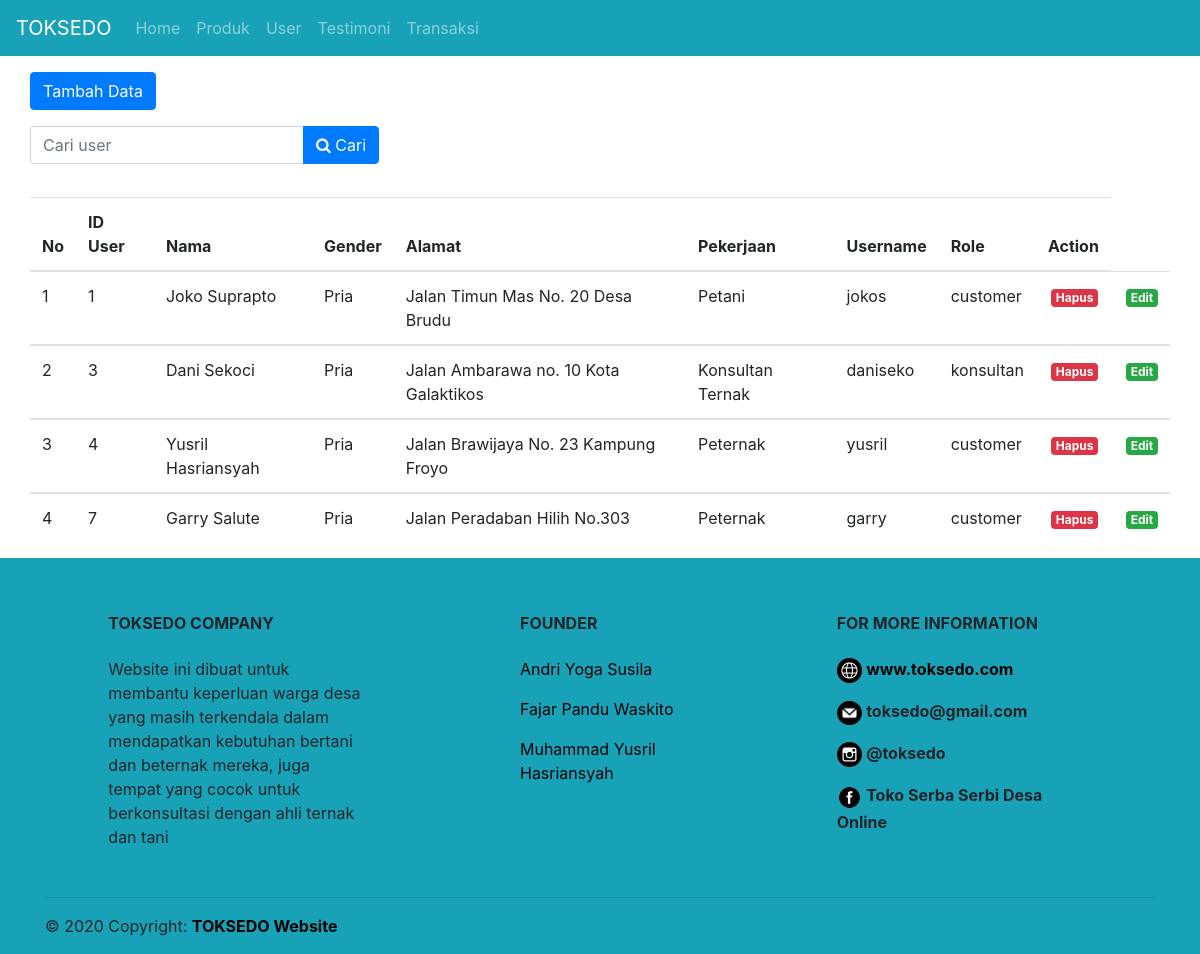
The app's page /index.php/admin/user with its own data.
### tables this page shows
CREATE TABLE `user` (
  `idUser` int(30) NOT NULL,
  `gambarProfil` varchar(100) DEFAULT NULL,
  `nama` varchar(50) NOT NULL,
  `gender` varchar(10) DEFAULT NULL,
  `alamat` varchar(255) DEFAULT NULL,
  `pekerjaan` varchar(20) DEFAULT NULL,
  `username` varchar(50) NOT NULL,
  `password` varchar(50) NOT NULL,
  `level` varchar(12) NOT NULL
);

### application/controllers/admin.php (called while the page is built, shortened)
<?php
class admin extends CI_Controller {
    public function __construct(){
        $this->load->helper('url');
        $this->load->helper('form');
        $this->load->model('login_model');
        $this->load->model('produk_model');
        $this->load->model('testimoni_model');
        $this->load->model('transaksi_model');
    }
    public function user()
    {
        $data['title'] = "Manage User";
        $list['user'] = $this->login_model->getAllUser();
        $this->load->view('admin/template/header_admin',$data);
        $this->load->view('admin/user',$list);
        $this->load->view('admin/template/footer_admin');
    }
}

### index.php (called while the page is built, shortened)
<?php
require_once BASEPATH.'core/CodeIgniter.php';

### application/models/login_model.php (called while the page is built, shortened)
<?php
class login_model extends CI_Model {
    public function getAllUser(){
        return $this->db->get('user')->result_array();
    }
}
?>

### application/views/admin/user.php (the view, shortened to what this page needs)
<div class="container">
    <div class="row mt-3">
        <a href="<?= base_url(); ?>admin/tambahuser" class="btn btn-primary">Tambah Data</a>
    </div>
    <div class="row mt-3">
        <form action="" method="POST">
            <div class="input-group mb-3">
                <input type="text" class="form-control" placeholder="Cari user" name="keyword" aria-label="Recipient's username" aria-describedby="basic-addon2">
                <div class="input-group-append">
                    <button class="btn btn-primary" type="submit"><i class="fa fa-search"></i> Cari</button>
                </div>
            </div>
        </form>
    </div>
    <div class="row mt-3">
        <div class="col-md-6">
        </div>
        <table class="table table-hover">
            <thead>
                <tr>
                    <th scope="col">No</th>
                    <th scope="col">ID User</th>
                    <th scope="col">Nama</th>
                    <th scope="col">Gender</th>
                    <th scope="col">Alamat</th>
                    <th scope="col">Pekerjaan</th>
                    <th scope="col">Username</th>
                    <th scope="col">Role</th>
                    <th scope="col">Action</th>
                </tr>
            </thead>
            <?php
            $no = 1;
            ?>
            <?php foreach ($user as $usr) :
            ?>
                <?php if($usr['level'] != "admin"):?>
                <tbody>
                    <tr>
                        <td> <?php echo $no; ?> </td>
                        <td><?= $usr['idUser']; ?></td>
                        <td><?= $usr['nama']; ?></td>
                        <td><?= $usr['gender']; ?></td>
                        <td><?= $usr['alamat']; ?></td>
                        <td><?= $usr['pekerjaan']; ?></td>
                        <td><?= $usr['username']; ?></td>
                        <td><?= $usr['level']; ?></td>
                        <td><a href="<?= base_url(); ?>admin/hapusUser/<?= $usr['idUser']; ?>" class="badge badge-danger" onclick="return confirm('Yakin Data ini akan dihapus')">Hapus</a></td>
                        <td><a href="<?= base_url(); ?>admin/editUser/<?= $usr['idUser']; ?>" class="badge badge-success">Edit</a></td>
                    </tr>
                </tbody>
                <?php
                $no++;
                ?>
                <?php endif;?>
            <?php endforeach; ?>
        </table>
    </div>
</div>

### application/views/admin/template/header_admin.php (style rules this page uses)
body { overflow-x: hidden; }
.badge { margin-left: 3px; }
a { color: black; }

### records on screen
user: idUser "1", nama "Joko Suprapto", gender "Pria", alamat "Jalan Timun Mas No. 20 Desa Brudu", pekerjaan "Petani", username "jokos", level "customer"
user: idUser "3", nama "Dani Sekoci", gender "Pria", alamat "Jalan Ambarawa no. 10 Kota Galaktikos", pekerjaan "Konsultan Ternak", username "daniseko", level "konsultan"
user: idUser "4", nama "Yusril Hasriansyah", gender "Pria", alamat "Jalan Brawijaya No. 23 Kampung Froyo", pekerjaan "Peternak", username "yusril", level "customer"
user: idUser "7", nama "Garry Salute", gender "Pria", alamat "Jalan Peradaban Hilih No.303", pekerjaan "Peternak", username "garry", level "customer"
